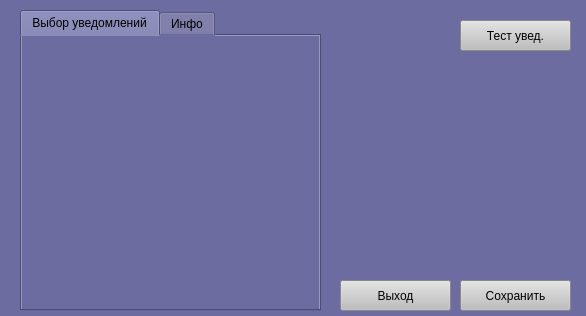
<?xml version="1.0" encoding="UTF-8"?>
<ui version="4.0">
 <class>MainWindow</class>
 <widget class="QMainWindow" name="MainWindow">
  <property name="geometry">
   <rect>
    <x>0</x>
    <y>0</y>
    <width>586</width>
    <height>316</height>
   </rect>
  </property>
  <property name="font">
   <font>
    <family>Segoe UI</family>
    <pointsize>14</pointsize>
   </font>
  </property>
  <property name="windowTitle">
   <string>Оповещатель</string>
  </property>
  <property name="styleSheet">
   <string notr="true">background:rgb(108, 108, 161)</string>
  </property>
  <widget class="QWidget" name="centralwidget">
   <widget class="QTabWidget" name="tabWidget">
    <property name="geometry">
     <rect>
      <x>20</x>
      <y>10</y>
      <width>301</width>
      <height>301</height>
     </rect>
    </property>
    <property name="currentIndex">
     <number>0</number>
    </property>
    <widget class="QWidget" name="tab">
     <attribute name="title">
      <string>Выбор уведомлений</string>
     </attribute>
     <widget class="QWidget" name="verticalLayoutWidget">
      <property name="geometry">
       <rect>
        <x>10</x>
        <y>10</y>
        <width>271</width>
        <height>251</height>
       </rect>
      </property>
      <layout class="QVBoxLayout" name="verticalLayout"/>
     </widget>
    </widget>
    <widget class="QWidget" name="tab_2">
     <attribute name="title">
      <string>Инфо</string>
     </attribute>
     <widget class="QLabel" name="label">
      <property name="geometry">
       <rect>
        <x>10</x>
        <y>20</y>
        <width>281</width>
        <height>16</height>
       </rect>
      </property>
      <property name="text">
       <string>&lt;html&gt;&lt;head/&gt;&lt;body&gt;&lt;p&gt;&lt;a href=&quot;http://www.google.com&quot;&gt;&lt;span style=&quot; font-size:10pt; text-decoration: underline; color:#0000ff;&quot;&gt;'В доме 15 произошел взрыв'&lt;/span&gt;&lt;/a&gt;&lt;/p&gt;&lt;/body&gt;&lt;/html&gt;</string>
      </property>
      <property name="openExternalLinks">
       <bool>true</bool>
      </property>
     </widget>
     <widget class="QLabel" name="label_2">
      <property name="geometry">
       <rect>
        <x>10</x>
        <y>50</y>
        <width>281</width>
        <height>16</height>
       </rect>
      </property>
      <property name="text">
       <string>&lt;html&gt;&lt;head/&gt;&lt;body&gt;&lt;p&gt;&lt;a href=&quot;http://www.google.com&quot;&gt;&lt;span style=&quot; font-size:10pt; text-decoration: underline; color:#0000ff;&quot;&gt;'Китай не хочет нам помогать'&lt;/span&gt;&lt;/a&gt;&lt;/p&gt;&lt;/body&gt;&lt;/html&gt;</string>
      </property>
      <property name="openExternalLinks">
       <bool>true</bool>
      </property>
     </widget>
     <widget class="QLabel" name="label_3">
      <property name="geometry">
       <rect>
        <x>10</x>
        <y>80</y>
        <width>281</width>
        <height>16</height>
       </rect>
      </property>
      <property name="text">
       <string>&lt;html&gt;&lt;head/&gt;&lt;body&gt;&lt;p&gt;&lt;a href=&quot;http://www.google.com&quot;&gt;&lt;span style=&quot; font-size:10pt; text-decoration: underline;&quot;&gt;'Зачем в России нужен холод?'&lt;/span&gt;&lt;/a&gt;&lt;/p&gt;&lt;/body&gt;&lt;/html&gt;</string>
      </property>
      <property name="openExternalLinks">
       <bool>true</bool>
      </property>
     </widget>
    </widget>
   </widget>
   <widget class="QPushButton" name="testNotifyButton">
    <property name="geometry">
     <rect>
      <x>460</x>
      <y>20</y>
      <width>111</width>
      <height>31</height>
     </rect>
    </property>
    <property name="styleSheet">
     <string notr="true">background:rgb(190, 190, 190)</string>
    </property>
    <property name="text">
     <string>Тест увед.</string>
    </property>
   </widget>
   <widget class="QPushButton" name="saveButton">
    <property name="geometry">
     <rect>
      <x>460</x>
      <y>280</y>
      <width>111</width>
      <height>31</height>
     </rect>
    </property>
    <property name="styleSheet">
     <string notr="true">background:rgb(190, 190, 190)</string>
    </property>
    <property name="text">
     <string>Сохранить</string>
    </property>
   </widget>
   <widget class="QPushButton" name="exitButton">
    <property name="geometry">
     <rect>
      <x>340</x>
      <y>280</y>
      <width>111</width>
      <height>31</height>
     </rect>
    </property>
    <property name="styleSheet">
     <string notr="true">background:rgb(190, 190, 190)</string>
    </property>
    <property name="text">
     <string>Выход</string>
    </property>
   </widget>
  </widget>
 </widget>
 <resources/>
 <connections/>
</ui>
